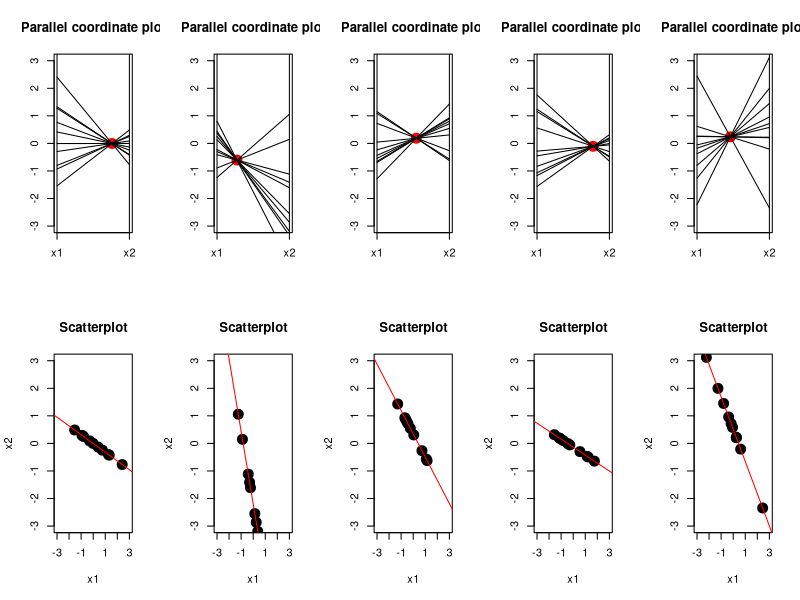

Generate this figure with R:
set.seed(0)
n  <- 10
p  <- 5 
pdf("point_line_duality.pdf", width=10, height=5)
par(mfcol=c(2, p))
for (i in 1:p) {
  # create data points on a line
	x <- 2*runif(2)-1
	y <- 2*runif(2)-1
	fit <- lm(y~x)
	c   <- coef(fit)
	x1  <- rnorm(n)
	x2  <- c[1]+c[2]*x1
  plot(0,0, xlim=c(0,1), ylim=c(-3,3), type="n", main="Parallel coordinate plot", axes=F, xlab="", ylab="")
  if (c[2]<0) points(-1/(c[2]-1), -c[1]/(c[2]-1), col="red", pch=19, cex=2)
  axis(1, at=c(0,1), labels=c("x1", "x2"))
  axis(2)
  box()
  abline(v=c(0,1))
  for (i in 1:n) lines(c(0,1), c(x1[i], x2[i]))
  plot(x1, x2, xlim=c(-3,3), ylim=c(-3,3), main="Scatterplot", pch=19, cex=2)
  abline(fit, col="red")
}
dev.off()
if (interactive()) browseURL(paste0(getwd(),"/point_line_duality.pdf"))

